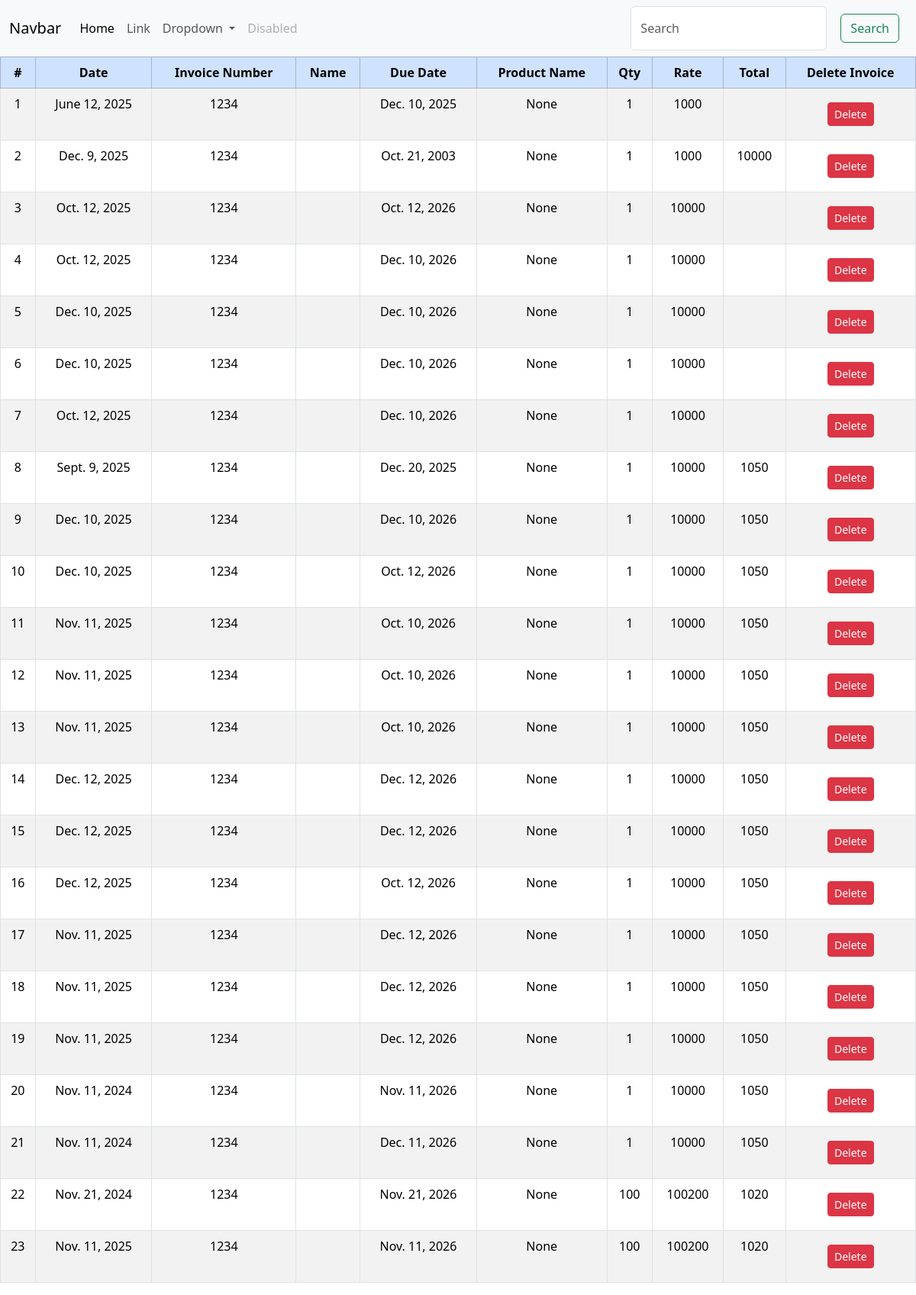
Page /viewinvoice/ on the committed database.
### sphome/models.py (models this page shows, shortened)
class Invoice(models.Model):
    invoice_date = models.DateField(null=True,blank=True)
    invoice_number=models.CharField(max_length=10,null=True,blank=True)
    customer_name=models.CharField(max_length=100,null=True,blank=True)
    due_date=models.DateField(null=True,blank=True)
    product_name=models.CharField(max_length=100,null=True,blank=True)
    qty=models.CharField(max_length=10,null=True,blank=True)
    rate=models.CharField(max_length=10,null=True,blank=True)
    total=models.CharField(max_length=10,null=True,blank=True)
    user=models.ForeignKey(User,related_name="create_invoice",on_delete=models.DO_NOTHING)

### sphome/views.py (the view)
# urls.py: path("viewinvoice/",views.viewinvoice, name="viewinvoice"),
def viewinvoice(request):
    invoices=Invoice.objects.all()
    context={"invoice1":invoices}
    print(invoices.first())
    return render(request, "viewinvoice.html",context)

### template/viewinvoice.html
{% extends "base.html" %}
{% block content %}
<table class="table table-bordered table-striped text-center">
    <thead class="table-primary">
        <tr>
            <th>#</th>
            <th>Date</th>
            <th>Invoice Number</th>
            <th>Name</th>
            <th>Due Date</th>
            <th>Product Name</th>
            <th>Qty</th>
            <th>Rate</th>
            <th>Total</th>
            <th>Delete Invoice</th>
        </tr>
    </thead>
    <tbody>
        {% for i in invoice1 %}
        <tr>
            <td>{{ forloop.counter }}</td>
            <td>{{ i.invoice_date }}</td>
            <td>{{ i.invoice_number }}</td>
            <td>{{ i.name }}</td>
            <td>{{ i.due_date }}</td>
            <td>{{ i.product_name }}</td>
            <td>{{ i.qty }}</td>
            <td>{{ i.rate }}</td>
            <td>{{ i.total }}</td>
            <td>
                <a class="btn btn-danger btn-sm" href="{% url 'deleteinvoice' i.id %}">
                    Delete
                </a>
            </td>
        </tr>
        {% endfor %}
    </tbody>
</table>
{% endblock content %}

### template/base.html (shortened to what this page needs)
<!DOCTYPE html>
<html lang="en">
<head>
</head>
<body>
    <nav class="navbar navbar-expand-lg bg-body-tertiary">
  <div class="container-fluid">
    <a class="navbar-brand" href="#">Navbar</a>
    <div class="collapse navbar-collapse" id="navbarSupportedContent">
      <ul class="navbar-nav me-auto mb-2 mb-lg-0">
        <li class="nav-item">
          <a class="nav-link active" aria-current="page" href="#">Home</a>
        </li>
        <li class="nav-item">
          <a class="nav-link" href="#">Link</a>
        </li>
        <li class="nav-item dropdown">
          <a class="nav-link dropdown-toggle" href="#" role="button" data-bs-toggle="dropdown" aria-expanded="false">
            Dropdown
          </a>
        </li>
        <li class="nav-item">
          <a class="nav-link disabled" aria-disabled="true">Disabled</a>
        </li>
      </ul>
      <form class="d-flex" role="search">
        <input class="form-control me-2" type="search" placeholder="Search" aria-label="Search"/>
        <button class="btn btn-outline-success" type="submit">Search</button>
      </form>
    </div>
  </div>
</nav>
{% block content %}
{% endblock content %}
<link href="https://cdn.jsdelivr.net/npm/bootstrap@5.3.8/dist/css/bootstrap.min.css" rel="stylesheet">
</body>
</html>

### template/base.html (style rules this page uses)
body { font-family: Arial, sans-serif; margin: 0; padding: 0; background: #f4f4f4; }
.btn { display: inline-block; margin: 10px; padding: 12px 25px; font-size: 18px; color: white; background-color: #007bff; border: none; border-radius: 5px; text-decoration: none; transition: 0.3s; }

### rows in the picture
Invoice: invoice_date "June 12, 2025", invoice_number "1234", due_date "Dec. 10, 2025", product_name "None", qty "1", rate "1000"
Invoice: invoice_date "Dec. 9, 2025", invoice_number "1234", due_date "Oct. 21, 2003", product_name "None", qty "1", rate "1000", total "10000"
Invoice: invoice_date "Oct. 12, 2025", invoice_number "1234", due_date "Oct. 12, 2026", product_name "None", qty "1", rate "10000"
Invoice: invoice_date "Oct. 12, 2025", invoice_number "1234", due_date "Dec. 10, 2026", product_name "None", qty "1", rate "10000"
Invoice: invoice_date "Dec. 10, 2025", invoice_number "1234", due_date "Dec. 10, 2026", product_name "None", qty "1", rate "10000"
Invoice: invoice_date "Dec. 10, 2025", invoice_number "1234", due_date "Dec. 10, 2026", product_name "None", qty "1", rate "10000"
Invoice: invoice_date "Oct. 12, 2025", invoice_number "1234", due_date "Dec. 10, 2026", product_name "None", qty "1", rate "10000"
Invoice: invoice_date "Sept. 9, 2025", invoice_number "1234", due_date "Dec. 20, 2025", product_name "None", qty "1", rate "10000", total "1050"
Invoice: invoice_date "Dec. 10, 2025", invoice_number "1234", due_date "Dec. 10, 2026", product_name "None", qty "1", rate "10000", total "1050"
Invoice: invoice_date "Dec. 10, 2025", invoice_number "1234", due_date "Oct. 12, 2026", product_name "None", qty "1", rate "10000", total "1050"
Invoice: invoice_date "Nov. 11, 2025", invoice_number "1234", due_date "Oct. 10, 2026", product_name "None", qty "1", rate "10000", total "1050"
Invoice: invoice_date "Nov. 11, 2025", invoice_number "1234", due_date "Oct. 10, 2026", product_name "None", qty "1", rate "10000", total "1050"
Invoice: invoice_date "Nov. 11, 2025", invoice_number "1234", due_date "Oct. 10, 2026", product_name "None", qty "1", rate "10000", total "1050"
Invoice: invoice_date "Dec. 12, 2025", invoice_number "1234", due_date "Dec. 12, 2026", product_name "None", qty "1", rate "10000", total "1050"
Invoice: invoice_date "Dec. 12, 2025", invoice_number "1234", due_date "Dec. 12, 2026", product_name "None", qty "1", rate "10000", total "1050"
Invoice: invoice_date "Dec. 12, 2025", invoice_number "1234", due_date "Oct. 12, 2026", product_name "None", qty "1", rate "10000", total "1050"
Invoice: invoice_date "Nov. 11, 2025", invoice_number "1234", due_date "Dec. 12, 2026", product_name "None", qty "1", rate "10000", total "1050"
Invoice: invoice_date "Nov. 11, 2025", invoice_number "1234", due_date "Dec. 12, 2026", product_name "None", qty "1", rate "10000", total "1050"
Invoice: invoice_date "Nov. 11, 2025", invoice_number "1234", due_date "Dec. 12, 2026", product_name "None", qty "1", rate "10000", total "1050"
Invoice: invoice_date "Nov. 11, 2024", invoice_number "1234", due_date "Nov. 11, 2026", product_name "None", qty "1", rate "10000", total "1050"
Invoice: invoice_date "Nov. 11, 2024", invoice_number "1234", due_date "Dec. 11, 2026", product_name "None", qty "1", rate "10000", total "1050"
Invoice: invoice_date "Nov. 21, 2024", invoice_number "1234", due_date "Nov. 21, 2026", product_name "None", qty "100", rate "100200", total "1020"
Invoice: invoice_date "Nov. 11, 2025", invoice_number "1234", due_date "Nov. 11, 2026", product_name "None", qty "100", rate "100200", total "1020"
